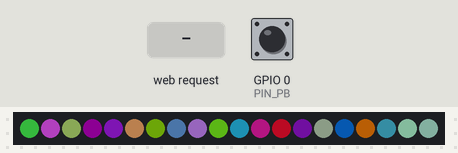
The sketch below on a simulated ESP8266 (NodeMCU). Shown: 20 RGB LEDs in strip order, left to right. Inputs (shaded band) come from the test bench; at power-on: GPIO 0 (PIN_PB) HIGH. Dim RGB values are drawn brighter than linear; WiFi joins after 1.5 s; servers stay silent unless stated; random numbers use the default seed unless the sketch sets one.

Above: at 1.2 s.
1.3 s: GPIO 0 (PIN_PB) pulled LOW for 0.15 s
At 1.54 s:
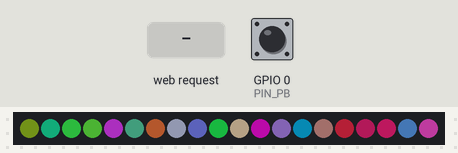
2.0 s: GPIO 0 (PIN_PB) pulled LOW for 1 s
At 3.4 s:
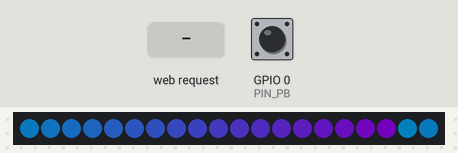
3.6 s: GPIO 0 (PIN_PB) pulled LOW for 3.2 s
At 7.6 s:
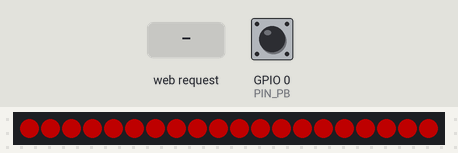
8.3 s: HTTP request GET /set?mode=1 received
At 8.39 s:
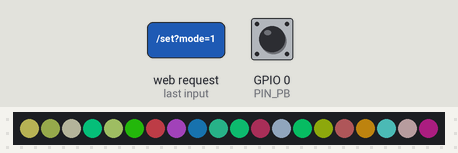
12.3 s: GPIO 0 (PIN_PB) pulled LOW for 1 s
At 13.39 s:
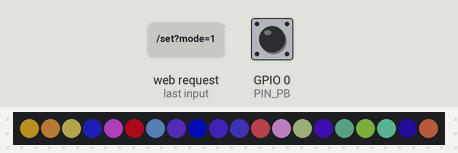

The sketch:

Pelangi_LEDstrip_ESP01s.ino
```cpp
#include <ESP8266WiFi.h>
#include <ESP8266WebServer.h>
#include <ESP8266mDNS.h>
#include <ArduinoOTA.h>
#include <Adafruit_NeoPixel.h>

// ====================== SETTINGS ======================
#define PIN_PB       0          // Push Button pada GPIO0
#define PIN_LED      2          // ESP-01S: GPIO2
#define JUMLAH_LED   20
#define BRIGHTNESS   80
#define SPEED_MS     10
#define STEP_SHIFT   1

// Durasi tekan lama (ms)
#define LONG_PRESS_MS 2000

// ====================== WIFI ======================
#define WIFI_SSID1 "Lab-Elektro.USD"
#define WIFI_PASS1 "kendali2022"
#define WIFI_SSID2 "Wifi Retta"
#define WIFI_PASS2 "kosongan"

const char* ssidList[] = { WIFI_SSID1, WIFI_SSID2 };
const char* passList[] = { WIFI_PASS1, WIFI_PASS2 };
const int ssidCount = 2;

// ====================== OBJECTS & VARS ======================
Adafruit_NeoPixel strip(JUMLAH_LED, PIN_LED, NEO_GRB + NEO_KHZ800);
ESP8266WebServer server(80);

enum Mode : uint8_t {
  MODE_RANDOM_PIXELS = 1,
  MODE_RAINBOW       = 2,
  MODE_RW            = 3,
  MODE_GY            = 4,
  MODE_CBP           = 5,
  MODE_SEQ4          = 6
};

volatile uint8_t currentMode = MODE_RANDOM_PIXELS;
volatile bool autoRandom = true;

uint32_t lastRandomPick = 0;
const uint32_t RANDOM_INTERVAL_MS = 15000;
uint32_t lastFrame = 0;
uint8_t offset = 0;

// Button Vars
unsigned long buttonPressStart = 0;
bool lastButtonState = HIGH;

// Mode specific vars
uint32_t seqLast = 0;
uint8_t  seqPhase = 0;
bool     seqBlinkOn = true;
uint8_t  seqShift = 0;
uint32_t rndPixLast = 0;
const uint32_t RNDPIX_INTERVAL_MS = 180;

// ====================== PROTOTYPES ======================
void pickRandomMode();
void resetAnimState();

// ====================== BUTTON LOGIC ======================
void handleButton() {
  bool currentButtonState = digitalRead(PIN_PB);
  uint32_t now = millis();

  // Deteksi Transisi: Ditekan (HIGH ke LOW)
  if (currentButtonState == LOW && lastButtonState == HIGH) {
    buttonPressStart = now;
  }

  // Deteksi Transisi: Dilepas (LOW ke HIGH)
  if (currentButtonState == HIGH && lastButtonState == LOW) {
    uint32_t pressDuration = now - buttonPressStart;

    if (pressDuration >= LONG_PRESS_MS) {
      // --- TEKAN LAMA (Toggle AutoRandom) ---
      autoRandom = !autoRandom;

      // Feedback Visual
      if (autoRandom) {
        // Biru jika True
        for(int i=0; i<JUMLAH_LED; i++) strip.setPixelColor(i, strip.Color(0,0,255));
      } else {
        // Merah jika False
        for(int i=0; i<JUMLAH_LED; i++) strip.setPixelColor(i, strip.Color(255,0,0));
      }
      strip.show();
      delay(1000); // Tahan warna feedback 1 detik

      lastRandomPick = now; // Reset timer agar tidak langsung ganti
    }
    else if (pressDuration > 50) { // Debounce minimal 50ms
      // --- TEKAN SINGKAT (Langsung Random) ---
      lastRandomPick = now;
      pickRandomMode();
      resetAnimState();
    }
  }

  lastButtonState = currentButtonState;
}

// ====================== UTIL COLOR ======================
static inline uint8_t lerp8(uint8_t a, uint8_t b, uint8_t t) {
  uint16_t x = (uint16_t)a * (uint16_t)(255 - t) + (uint16_t)b * (uint16_t)t;
  return (uint8_t)(x / 255);
}

static inline uint32_t lerpColor(uint32_t c1, uint32_t c2, uint8_t t) {
  uint8_t r1 = (uint8_t)(c1 >> 16);
  uint8_t g1 = (uint8_t)(c1 >>  8);
  uint8_t b1 = (uint8_t)(c1 >>  0);
  uint8_t r2 = (uint8_t)(c2 >> 16);
  uint8_t g2 = (uint8_t)(c2 >>  8);
  uint8_t b2 = (uint8_t)(c2 >>  0);
  return strip.Color(lerp8(r1, r2, t), lerp8(g1, g2, t), lerp8(b1, b2, t));
}

uint32_t wheel(byte pos) {
  pos = 255 - pos;
  if (pos < 85) return strip.Color(255 - pos * 3, 0, pos * 3);
  if (pos < 170) { pos -= 85; return strip.Color(0, pos * 3, 255 - pos * 3); }
  pos -= 170; return strip.Color(pos * 3, 255 - pos * 3, 0);
}

// ====================== RENDERERS ======================
void renderRandomPixels() {
  uint32_t now = millis();
  if (now - rndPixLast < RNDPIX_INTERVAL_MS) return;
  rndPixLast = now;
  for (int i = 0; i < JUMLAH_LED; i++) {
    strip.setPixelColor(i, strip.Color(random(256), random(256), random(256)));
  }
  strip.show();
}

void renderRainbow() {
  for (int i = 0; i < JUMLAH_LED; i++) {
    uint8_t hue = (uint8_t)((i * 256 / JUMLAH_LED + offset) & 0xFF);
    strip.setPixelColor(i, wheel(hue));
  }
  strip.show();
  offset += STEP_SHIFT;
}

void renderGradient(uint32_t cStart, uint32_t cEnd) {
  for (int i = 0; i < JUMLAH_LED; i++) {
    uint8_t p = (uint8_t)((i * 255) / (JUMLAH_LED - 1));
    uint8_t t = (uint8_t)(p + offset);
    strip.setPixelColor(i, lerpColor(cStart, cEnd, t));
  }
  strip.show();
  offset += STEP_SHIFT;
}

void renderSeq4() {
  const uint32_t RED = strip.Color(255, 0, 0), GREEN = strip.Color(0, 255, 0);
  const uint32_t YELLOW = strip.Color(255, 120, 0), BLUE = strip.Color(0, 0, 255), OFF = 0;
  uint32_t now = millis();
  if (seqPhase == 0) { if (now - seqLast >= 600) { seqLast = now; seqPhase = 1; seqBlinkOn = true; } }
  else if (seqPhase == 1) {
    if (now - seqLast >= 120) { seqLast = now; seqBlinkOn = !seqBlinkOn; }
    static uint32_t phase1Start = 0; if (phase1Start == 0) phase1Start = now;
    if (now - phase1Start >= 800) { phase1Start = 0; seqPhase = 2; seqLast = now; }
  } else {
    if (now - seqLast >= 120) { seqLast = now; seqShift = (seqShift + 1) & 0x03;
      static uint8_t shiftCount = 0; if (++shiftCount >= 6) { shiftCount = 0; seqPhase = 0; }
    }
  }
  for (int i = 0; i < JUMLAH_LED; i++) {
    uint8_t idx = (uint8_t)((i + seqShift) & 0x03);
    uint32_t c = OFF;
    if (seqPhase == 0) c = (idx==0)?RED:(idx==2?YELLOW:OFF);
    else if (seqPhase == 1) c = (seqBlinkOn)?((idx==1?GREEN:(idx==3?BLUE:OFF))):OFF;
    else c = (idx==0?RED:(idx==1?GREEN:(idx==2?YELLOW:BLUE)));
    strip.setPixelColor(i, c);
  }
  strip.show();
}

void pickRandomMode() { currentMode = (uint8_t)random(1, 7); }

void renderCurrentMode() {
  switch (currentMode) {
    case MODE_RANDOM_PIXELS: renderRandomPixels(); break;
    case MODE_RAINBOW:       renderRainbow(); break;
    case MODE_RW:            renderGradient(strip.Color(255,0,0), strip.Color(255,255,255)); break;
    case MODE_GY:            renderGradient(strip.Color(0,255,0), strip.Color(255,160,0)); break;
    case MODE_CBP:           renderGradient(strip.Color(0,180,255), strip.Color(160,0,255)); break;
    case MODE_SEQ4:          renderSeq4(); break;
    default: currentMode = MODE_RANDOM_PIXELS; break;
  }
}

// ====================== WEB HANDLERS ======================
void handleRoot() {
  String html = F("<!doctype html><html><head><meta charset='utf-8'><meta name='viewport' content='width=device-width,initial-scale=1'><title>ESP Control</title>");
  html += F("<style>body{font-family:Arial;margin:18px}.btn{display:block;width:100%;max-width:400px;padding:12px;margin:8px 0;border:1px solid #333;border-radius:10px;text-decoration:none;color:#111}.on{background:#d8ecff}</style></head><body>");
  html += F("<h2>ESP-01S NeoPixel</h2><p>IP: "); html += WiFi.localIP().toString();
  html += F("<br>Auto Random: "); html += autoRandom ? "ON" : "OFF";
  html += F("</p><a class='btn' href='/set?rand="); html += autoRandom?"0":"1"; html += "'>Toggle Auto Random</a><hr>";
  for (uint8_t m = 1; m <= 6; m++) {
    html += "<a class='btn " + String(m == currentMode ? "on" : "") + "' href='/set?mode=" + String(m) + "'>Mode " + String(m) + "</a>";
  }
  html += F("</body></html>");
  server.send(200, "text/html", html);
}

void resetAnimState() {
  offset = 0; seqPhase = 0; seqShift = 0; seqBlinkOn = true; seqLast = millis(); rndPixLast = 0;
}

void handleSet() {
  if (server.hasArg("rand")) { autoRandom = (server.arg("rand").toInt() != 0); lastRandomPick = millis(); }
  if (server.hasArg("mode")) { int m = server.arg("mode").toInt(); if (m >= 1 && m <= 6) { currentMode = (uint8_t)m; resetAnimState(); } }
  server.sendHeader("Location", "/"); server.send(302, "text/plain", "OK");
}

// ====================== WIFI & SYSTEM ======================
void setup() {
  Serial.begin(115200);
  pinMode(PIN_PB, INPUT_PULLUP);
  randomSeed(ESP.getChipId());
  strip.begin();
  strip.setBrightness(BRIGHTNESS);
  strip.show();

  WiFi.mode(WIFI_STA);
  WiFi.begin(ssidList[0], passList[0]); // Simple connect for brevity
}

void loop() {
  uint32_t now = millis();

  handleButton(); // <--- Cek Push Button

  // Auto-random logic
  if (autoRandom && (now - lastRandomPick >= RANDOM_INTERVAL_MS)) {
    lastRandomPick = now;
    pickRandomMode();
    resetAnimState();
  }

  // Animasi
  if (now - lastFrame >= SPEED_MS) {
    lastFrame = now;
    renderCurrentMode();
  }

  // Web & Services
  if (WiFi.status() == WL_CONNECTED) {
    if (millis() > 5000 && !server.client()) { // Simple check to init server
       static bool serverStarted = false;
       if(!serverStarted){ server.on("/", handleRoot); server.on("/set", handleSet); server.begin(); serverStarted=true; }
    }
    server.handleClient();
    ArduinoOTA.handle();
  }
}
```

Measured:
- what the display in image 3 shows lasts 1.0 s, from 6.8 s to 7.8 s
